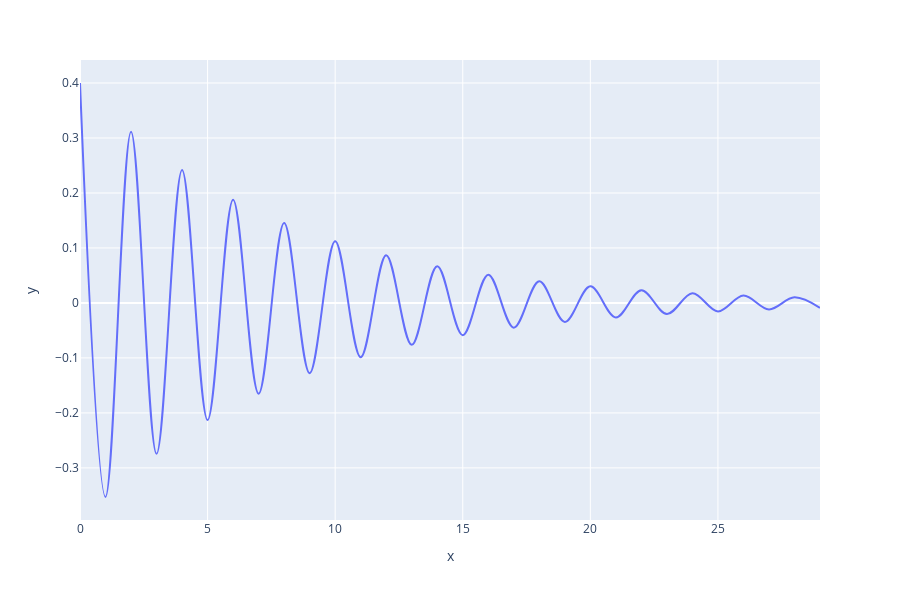

The notebook cell saved with this chart:
### Code cell
import plotly.express as px
data = Motion(w,tau)
px.line(x = [i for i in range(len(data))], y=data, line_shape="spline", render_mode="svg")#range_x=[-10,10], range_y=[-10,10], )

### Figure 1 — Plotly figure (JSON) as saved in the notebook; plotly's stock layout.template omitted (floating-point values rounded to 4 significant figures)
{"data": [{"hoverlabel": {"namelength": 0}, "hovertemplate": "x=%{x}<br>y=%{y}", "legendgroup": "", "line": {"color": "#636efa", "dash": "solid", "shape": "spline"}, "mode": "lines", "name": "", "showlegend": false, "type": "scatter", "x": [0, 1, 2, 3, 4, 5, 6, 7, 8, 9, 10, 11, 12, 13, 14, 15, 16, 17, 18, 19, 20, 21, 22, 23, 24, 25, 26, 27, 28, 29], "xaxis": "x", "y": [0.4, -0.3529, 0.3113, -0.2744, 0.2418, -0.213, 0.1876, -0.1651, 0.1453, -0.1277, 0.1123, -0.09868, 0.08668, -0.0761, 0.06678, -0.05858, 0.05137, -0.04502, 0.03944, -0.03453, 0.03022, -0.02644, 0.02312, -0.02021, 0.01765, -0.01541, 0.01345, -0.01173, 0.01022, -0.008905], "yaxis": "y"}], "layout": {"height": 600, "legend": {"tracegroupgap": 0}, "margin": {"t": 60}, "xaxis": {"anchor": "y", "domain": [0, 1], "title": {"text": "x"}}, "yaxis": {"anchor": "x", "domain": [0, 1], "title": {"text": "y"}}}}
